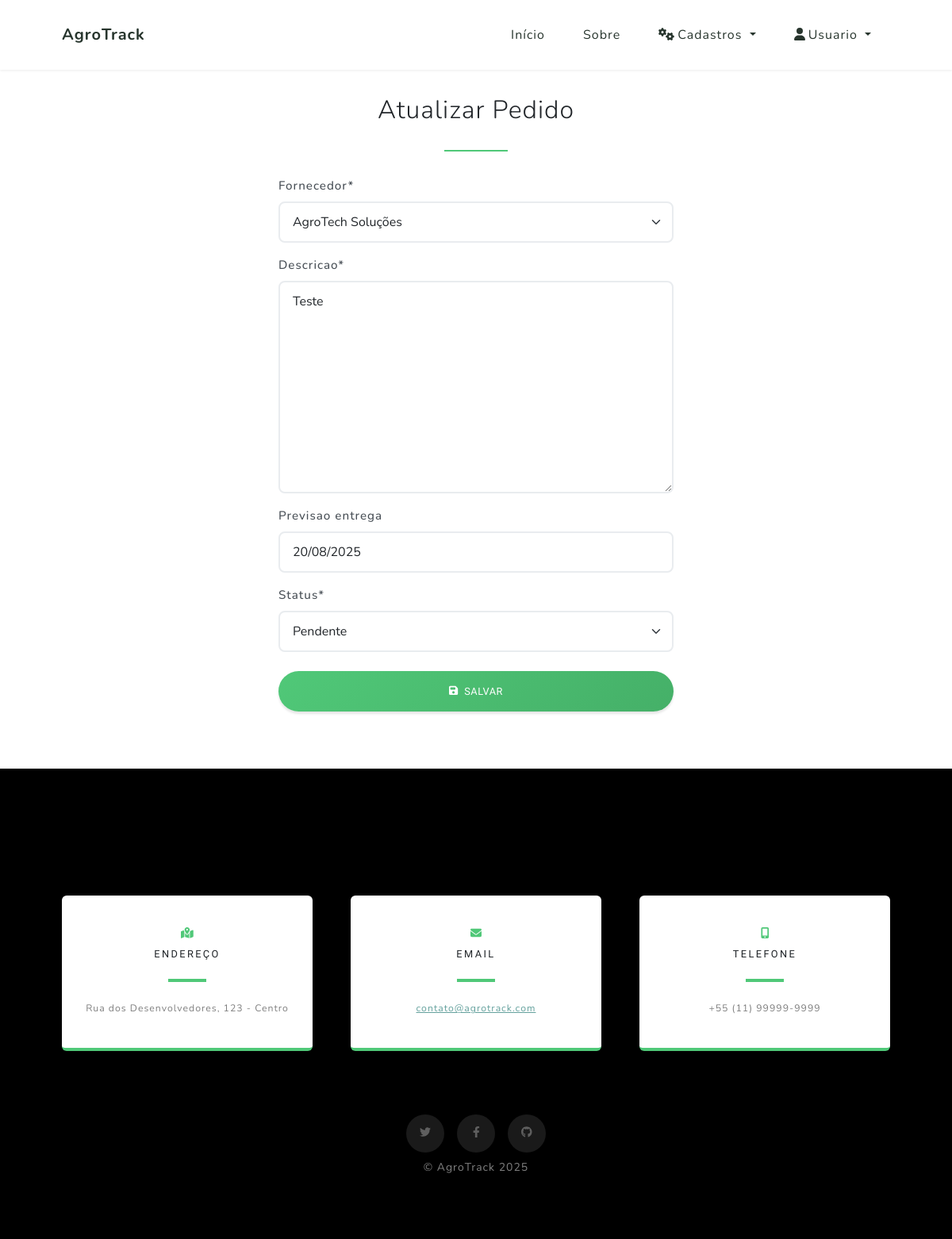
Before: /cadastros/editar/pedido/12/ (signed in) with the older database file.
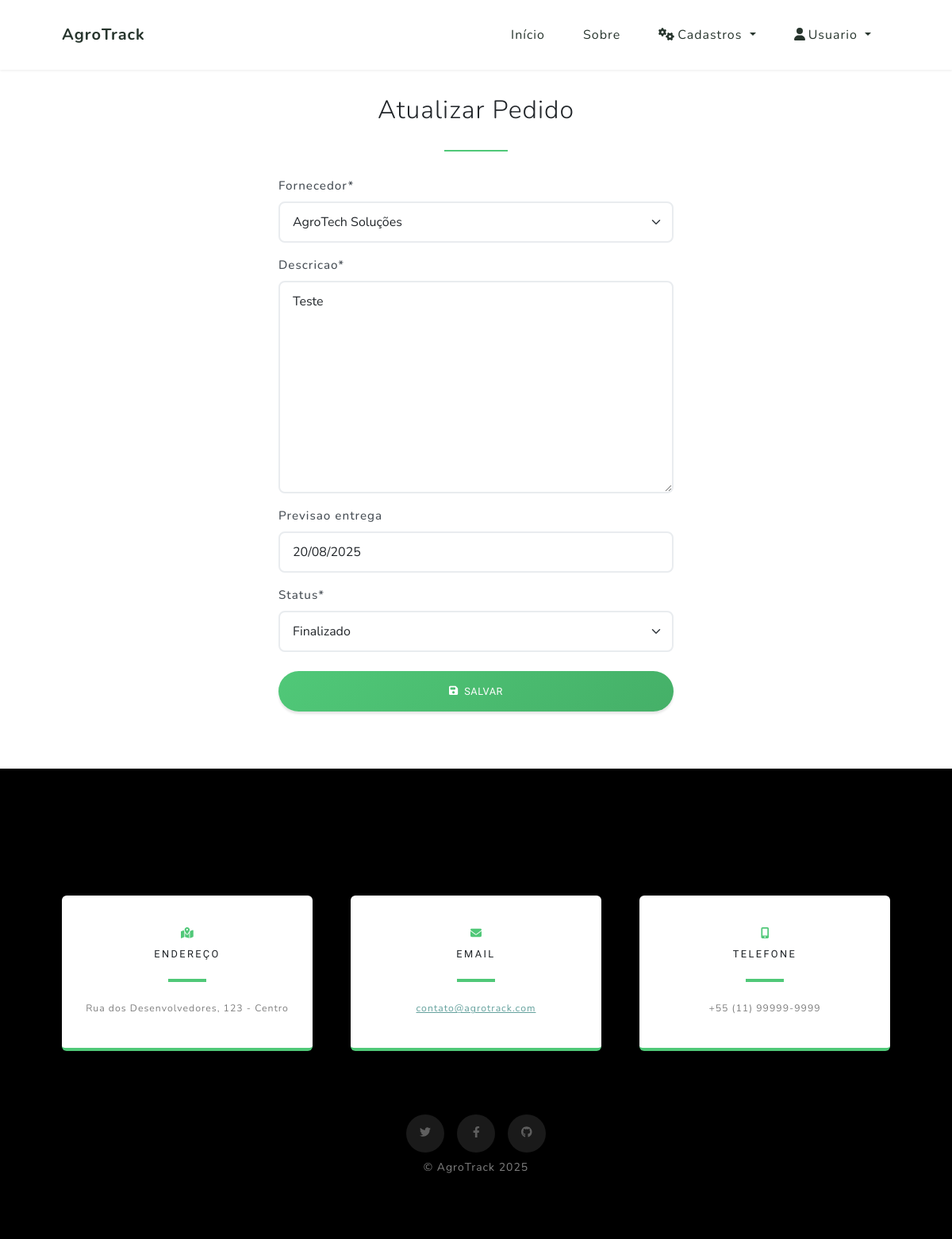
After: the same page with the newer database file.
### cadastros/models.py (models this page shows, shortened)
class Pedido(models.Model):
    STATUS_CHOICES = [
        ('pendente', 'Pendente'),
        ('em_andamento', 'Em Andamento'),
        ('finalizado', 'Finalizado'),
    ]
    fornecedor = models.ForeignKey(Fornecedor, on_delete=models.CASCADE)
    descricao = models.TextField()
    data_pedido = models.DateTimeField(auto_now_add=True)
    previsao_entrega = models.DateField(null=True, blank=True)
    status = models.CharField(max_length=20, choices=STATUS_CHOICES, default='pendente')
    criado_por = models.ForeignKey(User, on_delete=models.CASCADE)
    valor_total = models.DecimalField(max_digits=10, decimal_places=2, default=0.00)
    class Meta:
        verbose_name = "Pedido"
        verbose_name_plural = "Pedidos"
        ordering = ['-data_pedido']

### cadastros/views.py (the view)
# urls.py: path('editar/pedido/<int:pk>/', PedidoUpdate.as_view(), name='pedido-update'),
class PedidoUpdate(LoginRequiredMixin, OwnerRequiredMixin, SuccessMessageMixin, UpdateView):
    template_name = 'cadastros/form.html'
    model = Pedido
    success_url = reverse_lazy('pedido-list')
    fields = ['fornecedor', 'descricao', 'previsao_entrega', 'status']
    extra_context = {'titulo': 'Atualizar Pedido'}
    success_message = "Pedido atualizado com sucesso!"

### cadastros/models.py (called while the page is built)
    def __str__(self):
        return self.nome

### cadastros/views.py (called while the page is built)
    def get_object(self, queryset=None):
        obj = super().get_object(queryset)
        if hasattr(obj, 'criado_por') and obj.criado_por != self.request.user:
            raise PermissionDenied("Você não tem permissão para editar/excluir este registro.")
        return obj

### cadastros/templates/cadastros/form.html (shortened to what this page needs)
{% extends "paginasweb/modelo.html" %}
{% load static %}
{% load crispy_forms_tags %}
{% block conteudo %}
<section class="py-5 mt-5">
    <div class="container">
        <div class="row justify-content-center">
            <div class="col-md-8 col-lg-6">
                <div class="p-4">
                    <div class="text-center mb-4">
                        <h2 class="text-dark fw-light mb-3">{{ titulo }}</h2>
                        <div class="border-bottom border-2 border-primary d-inline-block" style="width: 80px;"></div>
                    </div>
                    <form action="" method="post" class="mt-4">
                        <div class="form-container">
                            {{ form|crispy }}
                        </div>
                        <div class="d-grid gap-2 mt-4">
                            <button type="submit" class="btn btn-primary btn-lg rounded-pill py-3">
                                <i class="fas fa-save me-2"></i>Salvar
                            </button>
                        </div>
                    </form>
                </div>
            </div>
        </div>
    </div>
</section>
{% endblock %}

Changed rows visible on the page:
changed Pedido "AgroTech Soluções": status "Pendente" → "Finalizado"
